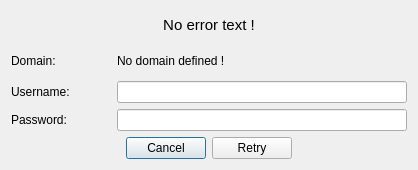
<?xml version="1.0" encoding="UTF-8"?>
<ui version="4.0">
 <class>Dialog</class>
 <widget class="QDialog" name="Dialog">
  <property name="geometry">
   <rect>
    <x>0</x>
    <y>0</y>
    <width>418</width>
    <height>170</height>
   </rect>
  </property>
  <property name="sizePolicy">
   <sizepolicy hsizetype="Expanding" vsizetype="Expanding">
    <horstretch>0</horstretch>
    <verstretch>0</verstretch>
   </sizepolicy>
  </property>
  <property name="windowTitle">
   <string>Database connection error</string>
  </property>
  <property name="windowIcon">
   <iconset>
    <normaloff>icons/mIconWarn.png</normaloff>icons/mIconWarn.png</iconset>
  </property>
  <layout class="QGridLayout" name="gridLayout">
   <item row="0" column="0">
    <layout class="QVBoxLayout" name="verticalLayout">
     <item>
      <widget class="QLabel" name="errorText">
       <property name="font">
        <font>
         <pointsize>11</pointsize>
        </font>
       </property>
       <property name="mouseTracking">
        <bool>false</bool>
       </property>
       <property name="text">
        <string>No error text !</string>
       </property>
       <property name="alignment">
        <set>Qt::AlignCenter</set>
       </property>
       <property name="textInteractionFlags">
        <set>Qt::LinksAccessibleByMouse|Qt::TextSelectableByMouse</set>
       </property>
      </widget>
     </item>
     <item>
      <layout class="QHBoxLayout" name="horizontalLayout_4">
       <item>
        <widget class="QLabel" name="label">
         <property name="minimumSize">
          <size>
           <width>100</width>
           <height>0</height>
          </size>
         </property>
         <property name="text">
          <string>Domain:</string>
         </property>
        </widget>
       </item>
       <item>
        <widget class="QLabel" name="domainText">
         <property name="text">
          <string>No domain defined !</string>
         </property>
        </widget>
       </item>
       <item>
        <spacer name="horizontalSpacer_3">
         <property name="orientation">
          <enum>Qt::Horizontal</enum>
         </property>
         <property name="sizeHint" stdset="0">
          <size>
           <width>40</width>
           <height>20</height>
          </size>
         </property>
        </spacer>
       </item>
      </layout>
     </item>
     <item>
      <layout class="QHBoxLayout" name="horizontalLayout_3">
       <item>
        <widget class="QLabel" name="label_2">
         <property name="minimumSize">
          <size>
           <width>100</width>
           <height>0</height>
          </size>
         </property>
         <property name="text">
          <string>Username:</string>
         </property>
        </widget>
       </item>
       <item>
        <widget class="QLineEdit" name="userText"/>
       </item>
      </layout>
     </item>
     <item>
      <layout class="QHBoxLayout" name="horizontalLayout_2">
       <item>
        <widget class="QLabel" name="label_4">
         <property name="minimumSize">
          <size>
           <width>100</width>
           <height>0</height>
          </size>
         </property>
         <property name="text">
          <string>Password:</string>
         </property>
        </widget>
       </item>
       <item>
        <widget class="QLineEdit" name="passwordText">
         <property name="echoMode">
          <enum>QLineEdit::Password</enum>
         </property>
        </widget>
       </item>
      </layout>
     </item>
     <item>
      <layout class="QHBoxLayout" name="horizontalLayout">
       <item>
        <spacer name="horizontalSpacer">
         <property name="orientation">
          <enum>Qt::Horizontal</enum>
         </property>
         <property name="sizeHint" stdset="0">
          <size>
           <width>40</width>
           <height>20</height>
          </size>
         </property>
        </spacer>
       </item>
       <item>
        <widget class="QPushButton" name="cancelButton">
         <property name="text">
          <string>Cancel</string>
         </property>
        </widget>
       </item>
       <item>
        <widget class="QPushButton" name="retryButton">
         <property name="text">
          <string>Retry</string>
         </property>
        </widget>
       </item>
       <item>
        <spacer name="horizontalSpacer_2">
         <property name="orientation">
          <enum>Qt::Horizontal</enum>
         </property>
         <property name="sizeHint" stdset="0">
          <size>
           <width>40</width>
           <height>20</height>
          </size>
         </property>
        </spacer>
       </item>
      </layout>
     </item>
    </layout>
   </item>
  </layout>
 </widget>
 <resources/>
 <connections/>
</ui>
